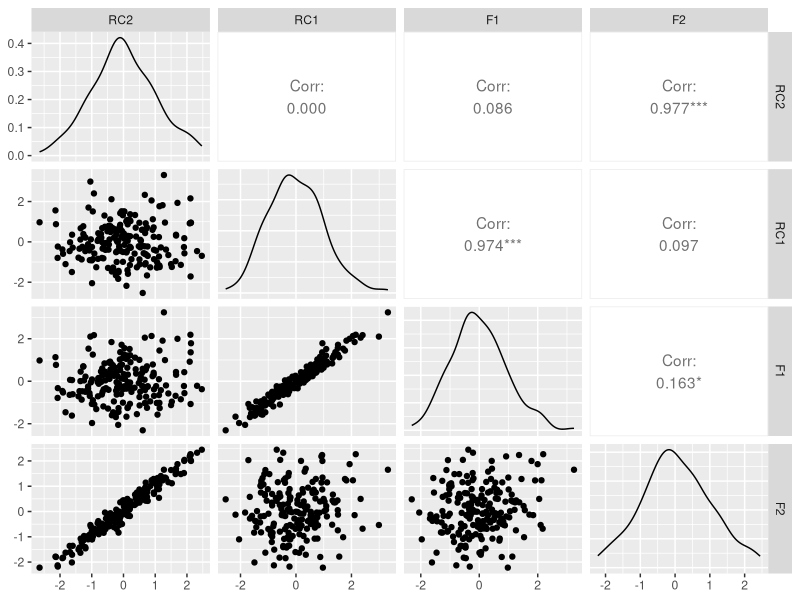
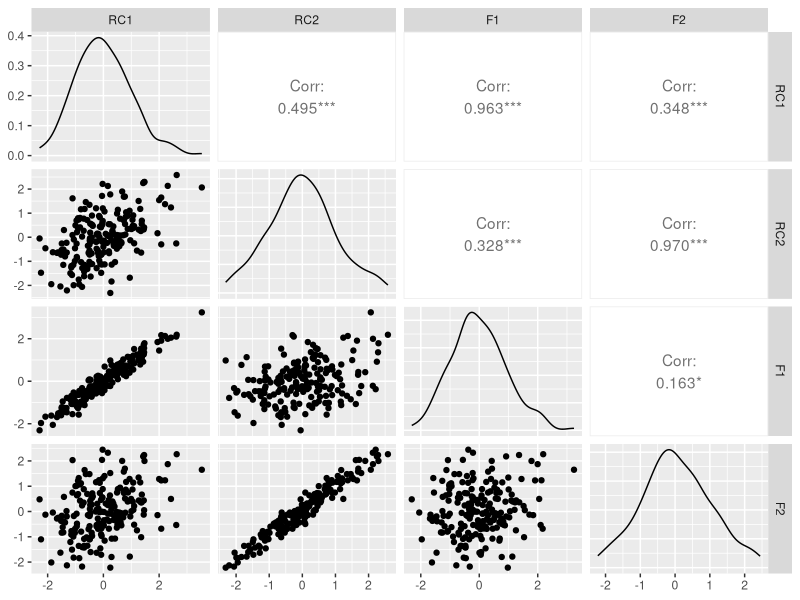
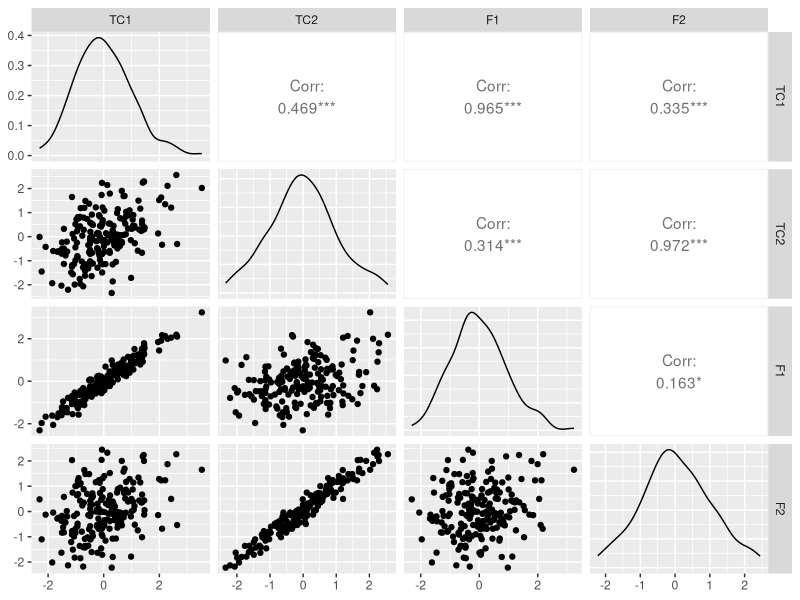

Write R code to recreate these figures, in order.
## ---- chunk 1
library(psych)
library(ggplot2)
library(ggpubr)
library(GGally)

# --- Step 1: Create example data with clear 2-factor structure ---
set.seed(123)
n <- 200
F1 <- rnorm(n)
F2 <- F1 * 0.2 + sqrt(1 - 0.2^2) * rnorm(n)

# Variables mainly loading on one factor
V1 <- 0.8*F1 + 0.1*F2 + rnorm(n, 0, 0.2)
V2 <- 0.7*F1 + 0.2*F2 + rnorm(n, 0, 0.2)
V3 <- 0.1*F1 + 0.8*F2 + rnorm(n, 0, 0.2)
V4 <- 0.2*F1 + 0.7*F2 + rnorm(n, 0, 0.2)

df <- data.frame(V1, V2, V3, V4)

cat("Correlations of Variables:\n")

round(cor(df), 2)
## ---- chunk 2
# Step 2: Compute correlation matrix
R <- cor(df)

# Step 3: Factor analysis with 2 factors
pc_varimax = psych::principal(df, nfactors = 2, rotate = "varimax")

cat("Rotated score correlations:\n")
print(pc_varimax$loadings, cutoff = 0)

plot_df = data.frame(pc_varimax$scores, F1 , F2)

ggpairs(plot_df)
## ---- chunk 3
# Step 4: Promax Rotations
pc_promax = psych::principal(df, nfactors = 2, rotate = "promax")

cat("Rotated score correlations:\n")
print(pc_promax$loadings, cutoff = 0)

plot_df = data.frame(pc_promax$scores, F1 , F2)
ggpairs(plot_df)
## ---- chunk 4
# Step 5: ObliMin Rotations
pc_oblimin = psych::principal(df, nfactors = 2, rotate = "oblimin")

cat("Rotated score correlations:\n")
print(pc_oblimin$loadings, cutoff = 0)

plot_df = data.frame(pc_oblimin$scores, F1 , F2)
ggpairs(plot_df)
